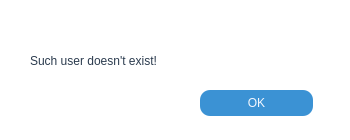
<?xml version="1.0" encoding="UTF-8"?>
<ui version="4.0">
 <class>dialog_window</class>
 <widget class="QDialog" name="dialog_window">
  <property name="geometry">
   <rect>
    <x>0</x>
    <y>0</y>
    <width>350</width>
    <height>140</height>
   </rect>
  </property>
  <property name="minimumSize">
   <size>
    <width>350</width>
    <height>140</height>
   </size>
  </property>
  <property name="maximumSize">
   <size>
    <width>350</width>
    <height>140</height>
   </size>
  </property>
  <property name="windowTitle">
   <string/>
  </property>
  <widget class="QFrame" name="frame">
   <property name="geometry">
    <rect>
     <x>0</x>
     <y>0</y>
     <width>350</width>
     <height>140</height>
    </rect>
   </property>
   <property name="styleSheet">
    <string notr="true">background-color: rgb(255, 255, 255);</string>
   </property>
   <property name="frameShape">
    <enum>QFrame::NoFrame</enum>
   </property>
   <property name="frameShadow">
    <enum>QFrame::Raised</enum>
   </property>
   <widget class="QLabel" name="label">
    <property name="geometry">
     <rect>
      <x>30</x>
      <y>40</y>
      <width>291</width>
      <height>41</height>
     </rect>
    </property>
    <property name="styleSheet">
     <string notr="true">font: 20pt &quot;Andale Mono&quot;;
color:rgb(43,59,78);</string>
    </property>
    <property name="text">
     <string>Such user doesn't exist!</string>
    </property>
   </widget>
   <widget class="QPushButton" name="pushButton">
    <property name="geometry">
     <rect>
      <x>200</x>
      <y>90</y>
      <width>113</width>
      <height>26</height>
     </rect>
    </property>
    <property name="styleSheet">
     <string notr="true">QPushButton {
	background-color: rgb(59, 146, 212);
	color:rgb(243,247,254);
	border: 0px solid;
	border-radius: 10px;
	font: 10pt &quot;Andale Mono&quot;;
}

QPushButton:hover {
	background-color: rgb(243,247,254);
	color:rgb(59, 146, 212);
}</string>
    </property>
    <property name="text">
     <string>OK</string>
    </property>
   </widget>
  </widget>
 </widget>
 <resources/>
 <connections/>
</ui>
